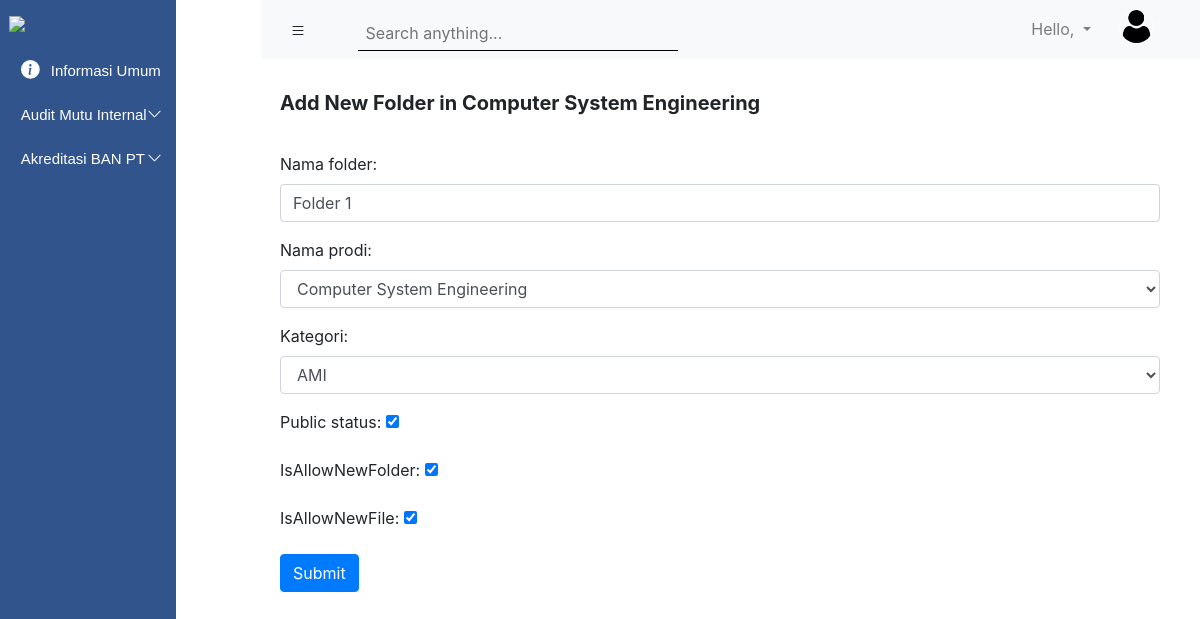
Before: /folder/update/AMI/17 with the older database file.
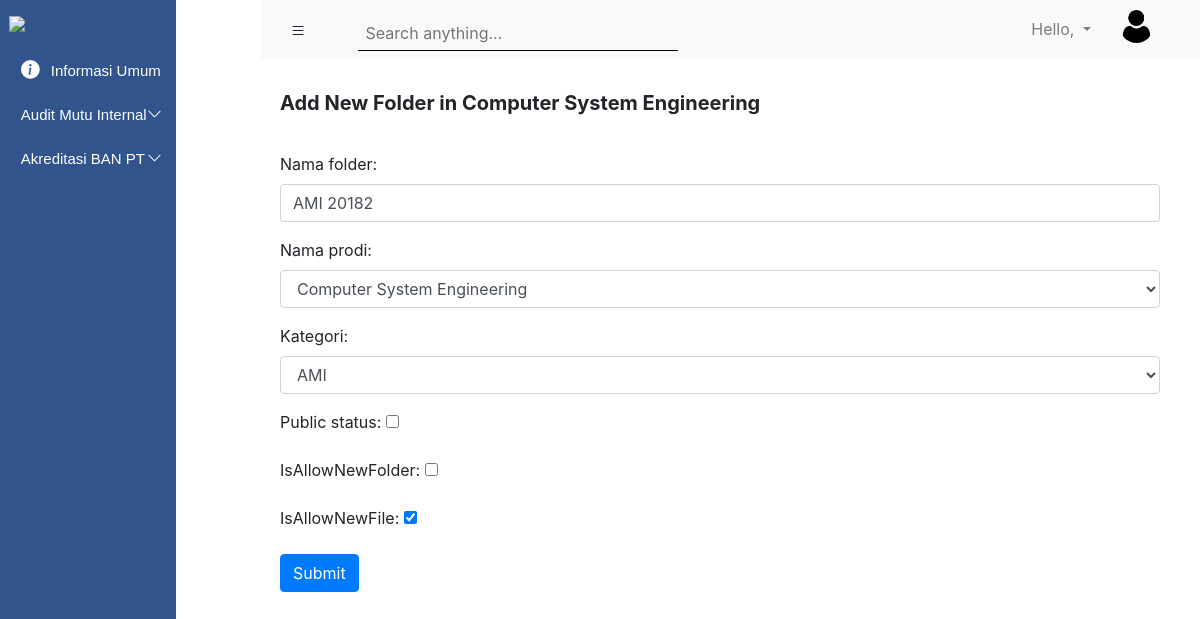
After: the same page with the newer database file.
### upmsite/models.py (models this page shows, shortened)
class Folder(models.Model):
    listKategori = (
        ('AMI', 'AMI'),
        ('ABPT', 'ABPT'),
        ('Informasi Umum', 'Informasi Umum'),
    )
    nama_folder = models.CharField(default='', max_length=256)
    nama_prodi = models.ForeignKey(ProgramStudi, on_delete=models.CASCADE, blank = True, null = True)
    kategori = models.CharField(max_length=50, choices=listKategori)
    public_status = models.BooleanField(default = True)
    isAllowNewFolder = models.BooleanField(default = True)
    isAllowNewFile = models.BooleanField(default = True)

### upmsite/viewscinta.py (the view, shortened to what this page needs)
# urls.py: path('folder/update/<str:kategori>/<int:pk_prodi>', viewscinta.FolderUpdate.as_view(), name="folder-update"),
class FolderUpdate(UpdateView):
    def get_object(self):
        id_ = self.kwargs.get('pk_prodi')
        return get_object_or_404(models.Folder, id=id_)
    template_name = "Akreditasi/FolderAdd.html"
    model = models.Folder
    form_class = forms.FormAddFolder
    def get_context_data(self, **kwargs):
        context = super().get_context_data(**kwargs)
        pk = self.kwargs.get('pk_prodi')
        prodi_name = models.Folder.objects.get(id=pk)
        context["prodi_name"] = prodi_name.nama_prodi
        return context

### upmsite/forms.py
class FormAddFolder(ModelForm):
    class Meta:
        model = Folder
        fields = '__all__'
        widgets = {
            'nama_folder' : forms.TextInput(attrs={'class': 'form-control', 'placeholder' : 'Tulis nama Folder di sini ...'}),
            'nama_prodi' : forms.Select(attrs={'class': 'form-control'}),
            'kategori' : forms.Select(attrs={'class': 'form-control'}),
            'public_status' : forms.CheckboxInput()
        }

### Accounts/models.py (called while the page is built)
    def __str__(self):
        return self.nama_prodi

### Templates/Akreditasi/FolderAdd.html (shortened to what this page needs)
{% extends 'main.html' %}
{% load widget_tweaks %}
{% load static %}
{% block content %}
        <section class="page-title">
          <h5 class="font-weight-bold">Add New Folder in {{prodi_name}}</h5>
        </section>
        <section class="form-area">
            <div class="box-inside">
                <form method="POST" class="mt-4" enctype="multipart/form-data">
                    {{form.as_p}}
                    <button type="submit" class="btn btn-primary">Submit</button>
                </form>
            </div>
        </section>
    </section>
    {% endblock %}

Changed rows visible on the page:
changed Folder: nama_folder "Folder 1" → "AMI 20182"
Other visible differences:
form field public_status: "☑" → "☐"
form field isAllowNewFolder: "☑" → "☐"
